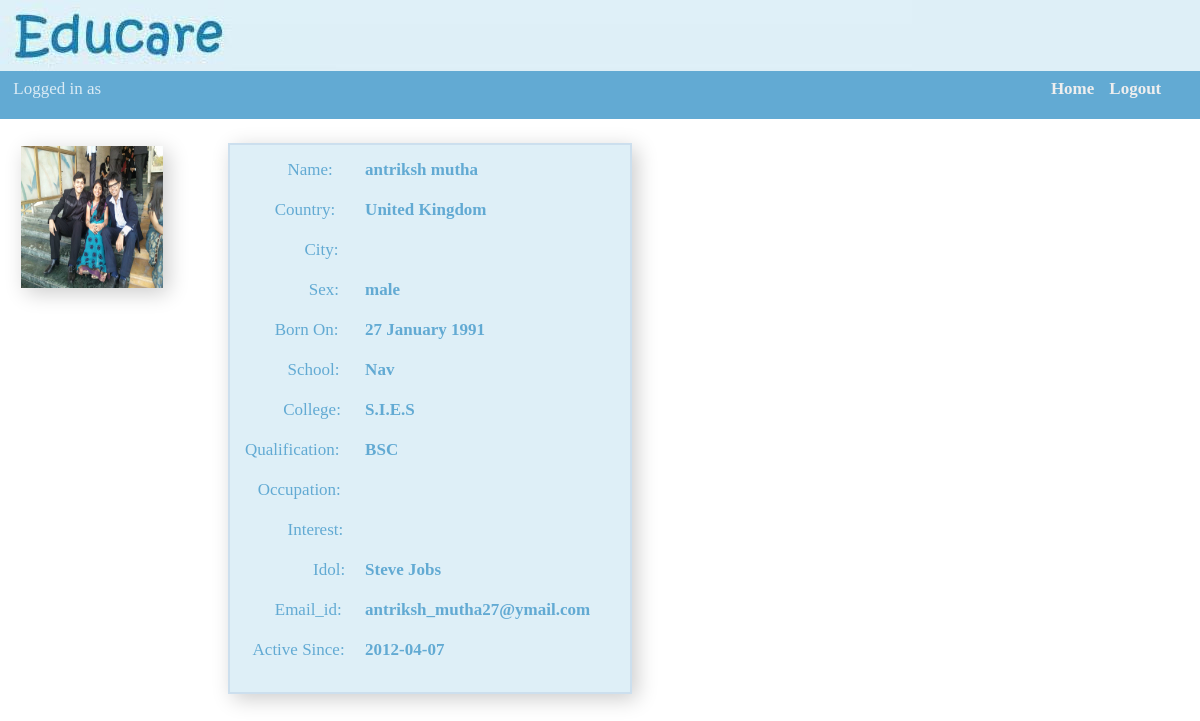
The app's page /Profile/profile_view.php?profile_id=antriksh_mutha27@ymail.com with its own data.
### tables this page shows
CREATE TABLE IF NOT EXISTS `signup` (
  `signup_id` int(10) NOT NULL,
  `first_name` varchar(20) NOT NULL,
  `last_name` varchar(20) NOT NULL,
  `email_id` varchar(40) NOT NULL,
  `password` varchar(40) NOT NULL,
  `gender` varchar(20) NOT NULL,
  `date` int(2) NOT NULL,
  `month` varchar(10) NOT NULL,
  `year` int(4) NOT NULL,
  `dateActivate` date NOT NULL,
  `msg` varchar(40) NOT NULL,
  PRIMARY KEY (`email_id`),
  UNIQUE KEY `signup_id` (`signup_id`)
);

CREATE TABLE IF NOT EXISTS `profile` (
  `p_id` int(10) NOT NULL,
  `email_id` varchar(30) NOT NULL,
  `country` varchar(20) NOT NULL,
  `city` varchar(20) NOT NULL,
  `school` varchar(100) NOT NULL,
  `College` varchar(100) NOT NULL,
  `Qualification` varchar(40) NOT NULL,
  `Occupation` varchar(40) NOT NULL,
  `Interest` varchar(200) NOT NULL,
  `idol` varchar(30) NOT NULL,
  `img` varchar(40) NOT NULL DEFAULT 'default.jpg',
  PRIMARY KEY (`email_id`),
  UNIQUE KEY `p_id` (`p_id`)
);

### Profile/profile_view.php (the view, shortened to what this page needs)
<html>
<head>
  <link rel="stylesheet" type="text/css" href="../style.css" />
  <link rel="stylesheet" type="text/css" href="../menubar.css" />
  <link rel="stylesheet" type="text/css" href="../main/style.css" />
</head>
<body class="signup_main_body">
<div class="drop_panel">
<ul style="position:relative; top:6pt; left:-20pt;">
<li style="display:inline;">Logged in as <b><?php echo $_SESSION['email_id']; ?></b></li>
<li style="display:inline;float:right; margin-right:15px; ">
<a class="menu" href="../main/logout.php"><b>Logout</b></a></li>
<li style="display:inline;float:right; margin-right:15px; ">
<a class="menu" href="../main/main.php"><b>Home</b></a></li>
</ul>
</div>
<?php
$extension = '.jpg';
$email_id = $_GET['profile_id'];
$filename = $email_id.$extension;
if (file_exists("uploads/" . $filename)) {
echo '<div class="image"> ';
echo '<img src="uploads/'.$email_id.'.jpg" alt="face" height= " 142 " width= " 142 " />';
echo '</a></div>'; }
else
{
echo '<div class="image"> ';
echo '<img src="uploads/default.jpg" alt="face" height= " 142 " width= " 142 " />';
echo '</a></div>';
}
?>
<?php
$query="select * from profile where email_id='".$email_id."'";
$result = mysql_query($query) or die($query."<br/><br/>".mysql_error());
while($row = mysql_fetch_array($result))
{
$country = $row['country'];
$city = $row['city'];
$school = $row['school'];
$college = $row['College'];
$qualification = $row['Qualification'];
$occupation =$row['Occupation'];
$interest = $row['Interest'];
$idol = $row['idol'];
}
$query2="select * from signup where email_id='".$email_id."'";
$result2 = mysql_query($query2) or die($query2."<br/><br/>".mysql_error());
while($row2 = mysql_fetch_array($result2))
{
$fname = $row2['first_name'];
$lname = $row2['last_name'];
$sex = $row2['gender'];
$date = $row2['date'];
$month =$row2['month'];
$year = $row2['year'];
$activate = $row2['dateActivate'];
}
?>
<div class="profile_grid">
<table class="profile_body" cellspacing=10 cellpadding=5>
<tr><td>&nbsp&nbsp&nbsp&nbsp&nbsp&nbsp&nbsp&nbsp&nbsp Name:</td><td><b><?php echo $fname." ".$lname; ?></b></td></tr>
<tr><td>&nbsp&nbsp&nbsp&nbsp&nbsp&nbsp Country:</td><td><b><?php echo $country; ?></b></td></tr>
<tr><td>&nbsp&nbsp&nbsp&nbsp&nbsp&nbsp&nbsp&nbsp&nbsp&nbsp&nbsp&nbsp&nbsp
 City:</td><td><b><?php echo $city; ?></b></td></tr>
<tr><td>&nbsp&nbsp&nbsp&nbsp&nbsp&nbsp&nbsp&nbsp&nbsp&nbsp&nbsp&nbsp&nbsp&nbsp
 Sex:</td><td><b><?php echo $sex; ?></b></td></tr>
<tr><td>&nbsp&nbsp&nbsp&nbsp&nbsp&nbsp Born On:</td><td><b><?php echo $date." ".$month." ".$year; ?></b></td></tr>
<tr><td>&nbsp&nbsp&nbsp&nbsp&nbsp&nbsp&nbsp&nbsp&nbsp School:</td><td><b><?php echo $school; ?></b></td></tr>
<tr><td>&nbsp&nbsp&nbsp&nbsp&nbsp&nbsp&nbsp&nbsp College:</td><td><b><?php echo $college; ?></b></td></tr>
<tr><td>Qualification:</td><td><b><?php echo $qualification;?></b></td></tr>
<tr><td>&nbsp&nbsp Occupation:</td><td><b><?php echo $occupation; ?></b></td></tr>
<tr><td>&nbsp&nbsp&nbsp&nbsp&nbsp&nbsp&nbsp&nbsp&nbsp Interest:</td><td><b><?php echo $interest; ?></b></td></tr>
<tr><td>&nbsp&nbsp&nbsp&nbsp&nbsp&nbsp&nbsp&nbsp&nbsp&nbsp&nbsp&nbsp&nbsp&nbsp&nbsp Idol:</td><td><b><?php echo $idol; ?></b></td></tr>
<tr><td>&nbsp&nbsp&nbsp&nbsp&nbsp&nbsp Email_id:</td><td><b><?php echo $email_id; ?></b></td></tr>
<tr><td>&nbsp Active Since:</td><td><b><?php echo $activate; ?></b></td></tr>
</table>
</div>
</body>
</html>
</body>
</html>

### style.css (style rules this page uses)
.signup_main_body { background-image:url('images/global.jpg'); background-size:100% 100; background-repeat:no-repeat; }
.image { position:relative; top:20pt; left:10pt; display:block; width:142; height:142; -webkit-box-shadow: 5px 5px 20px rgba(0,0,0, 0.2); -moz-box-shadow: 5px 5px 20px rgba(0,0,0, 0.2); box-shadow: 5px 5px 20px rgba(0,0,0, 0.2); }
.profile_grid { position:relative; top:-118; left:220; display:block; background-color:#DEEFF7; width:300pt; height:410pt; border: 2px solid #CCDFEE; -webkit-box-shadow: 5px 5px 20px rgba(0,0,0, 0.2); -moz-box-shadow: 5px 5px 20px rgba(0,0,0, 0.2); box-shadow: 5px 5px 20px rgba(0,0,0, 0.2); }
.profile_body { color:#62AAD3; font-size:17px; }

### menubar.css (style rules this page uses)
.drop_panel { display: block; margin-top:6%; margin-left:-6pt; color:#daebf5; background-color:#62AAD3; width:101.6%; height:6%; text-align: left; font-size: 17px; }
a.menu:link { color: #eeeeee; text-decoration: none; text-shadow:1px #ffffff; }

### records on screen
signup: first_name "antriksh", last_name "mutha", gender "male", date "27", month "January", year "1991", dateActivate "2012-04-07"
profile: country "United Kingdom", school "Nav", College "S.I.E.S", Qualification "BSC", idol "Steve Jobs"

### other values on screen
$email_id "antriksh_mutha27@ymail.com"
